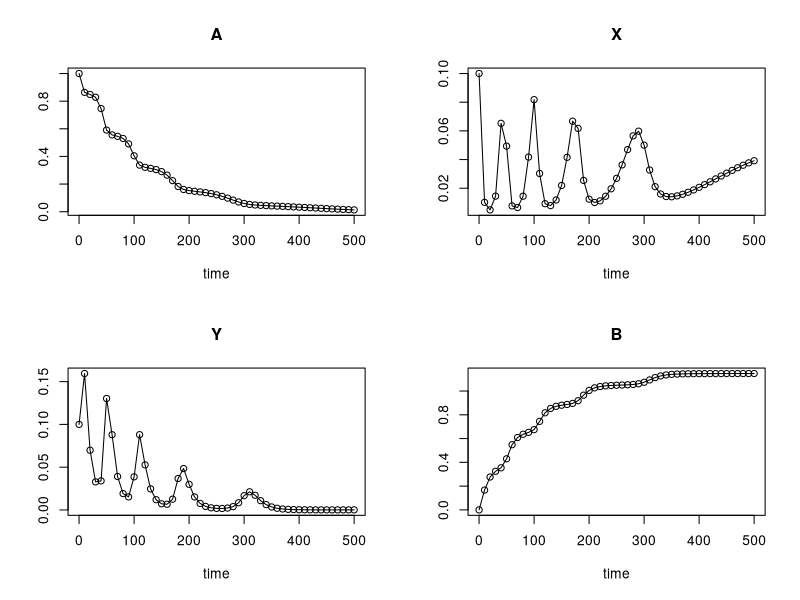
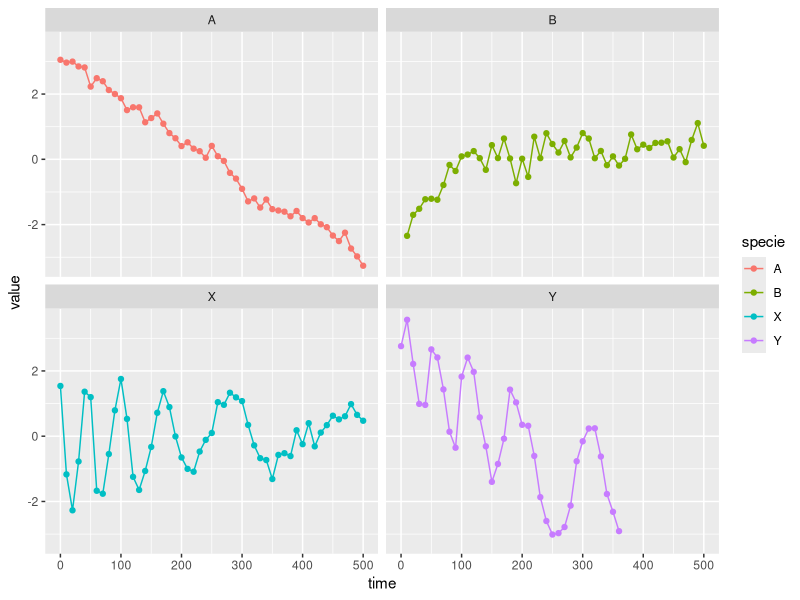

The R source for these figures, in order:

library(deSolve)

# differentials along the time domain
chemLV <- function(Time, State, Pars) {
    with(as.list(c(State, Pars)), {
        dA <- -k1*A*X
        dX <- k1*A*X - k2*X*Y
        dY <- k2*X*Y - k3*Y
        dB <- k3*Y
        return(list(c(dA,dX,dY,dB)))
    })
}


pars  <- c(k1 = 0.3,
           k2 = 3,
           k3 = 0.1)

yini  <- c(A = 1,
           X = 1e-1,
           Y = 1e-1,
           B = 1e-6)

times <- seq(0, 500, by = 10) # every 5 second
out.ori <- ode(yini, times, chemLV, pars, method = "lsoda")
plot(out.ori, type='o')

# saving original (as it is easier to fit)
write.table(out.ori, file="lv_nontransformed.txt", sep='\t', quote=F, row.names = F)


# now let's do transforms that are typical for acquired biological data
#===============================================================================
out <- as.matrix(out.ori)
rownames(out) <- out[,1]
out <- out[,-1]

# 1. adding log-normal noise
# Note, the noise characteristics (st.dev.) are different between the species.
out.noise <- sapply(c(0.1,0.15,0.2,0.25), rnorm, n = nrow(out), mean=0)
out <- out * exp(out.noise)

# 2. censorship
# whatever is less is 1% of max value of a particular specie is set to be NA
# dynamic range of bioanalytical approaches is not infinite
out <- apply(out, 2, function(x){ x[x < max(x)*0.01] <- NA; x})

# 3. log2-transform and zero center
out <- log2(out)
out <- sweep(out, 2, colMeans(out, na.rm = TRUE), FUN='-')
#===============================================================================


# viz the rez
library(ggplot2)
library(dplyr)
library(tibble)
library(tidyr)
x <- as.data.frame(out) %>%
    rownames_to_column('time') %>%
    gather(specie,value,-time) %>%
    mutate(time = as.numeric(time))
    
ggplot(x, aes(x=time, y=value, color=specie)) +
    geom_line() +
    geom_point() +
    facet_wrap(~ specie)


# saving
as.data.frame(out) %>%
    rownames_to_column('time') %>%
    write.table(file='lv.txt', sep='\t', quote=F, row.names=FALSE)
